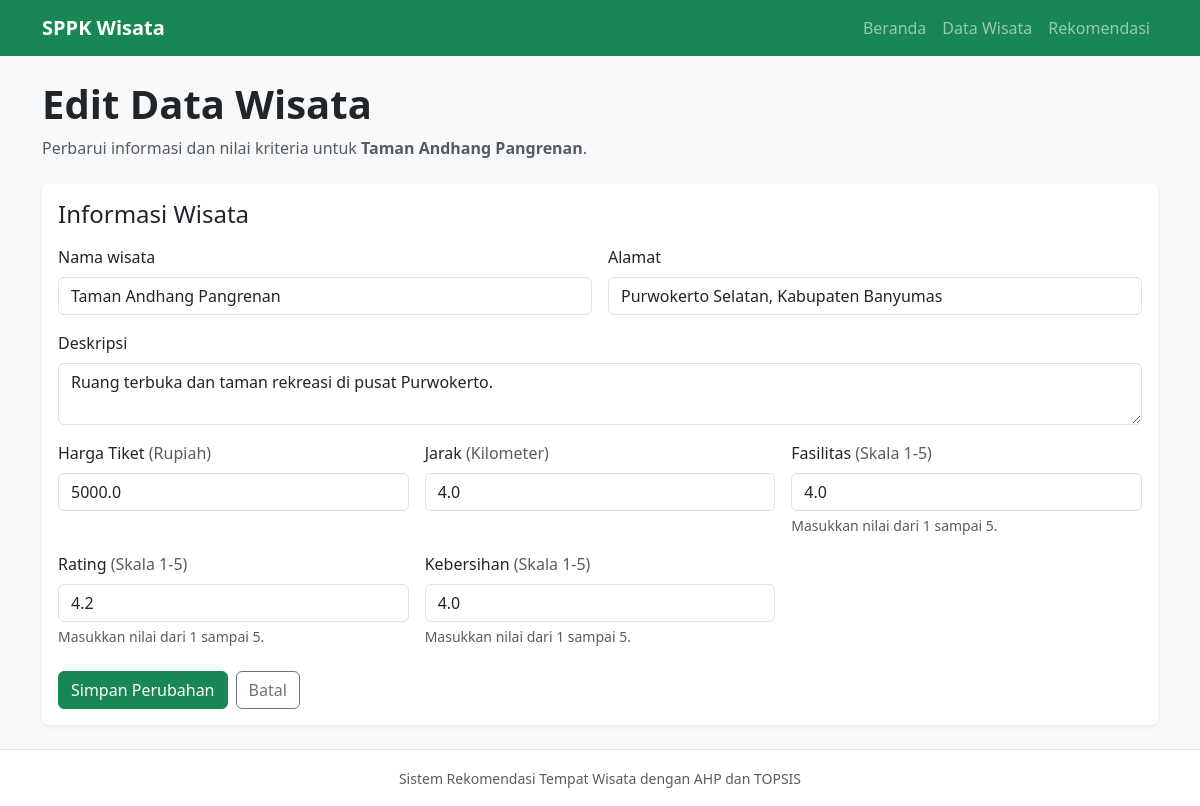
The page /wisata/19/edit on the database its author committed.
### tables this page shows
CREATE TABLE wisata (
    id INTEGER PRIMARY KEY AUTOINCREMENT,
    nama TEXT NOT NULL,
    alamat TEXT,
    deskripsi TEXT
);

CREATE TABLE kriteria (
    id INTEGER PRIMARY KEY AUTOINCREMENT,
    kode TEXT NOT NULL UNIQUE,
    nama TEXT NOT NULL,
    atribut TEXT NOT NULL CHECK (
        atribut IN ('benefit', 'cost')
    ),
    satuan TEXT
);

### app.py (the view)
@app.route("/wisata/<int:wisata_id>/edit", methods=["GET", "POST"])
def edit_wisata(wisata_id):
    db = get_db()
    item_wisata = db.execute(
        """
        SELECT id, nama, alamat, deskripsi
        FROM wisata
        WHERE id = ?
        """,
        (wisata_id,),
    ).fetchone()
    if item_wisata is None:
        abort(404)
    daftar_kriteria = db.execute(
        """
        SELECT id, kode, nama, atribut, satuan
        FROM kriteria
        ORDER BY id
        """
    ).fetchall()
    nilai_per_kriteria = {
        row["kriteria_id"]: row["nilai"]
        for row in db.execute(
            """
            SELECT kriteria_id, nilai
            FROM penilaian
            WHERE wisata_id = ?
            """,
            (wisata_id,),
        ).fetchall()
    }
    if request.method == "POST":
        (
            nama,
            alamat,
            deskripsi,
            nilai_kriteria,
            kesalahan,
        ) = validasi_form_wisata(request.form, daftar_kriteria)
        if kesalahan:
            for pesan in kesalahan:
                flash(pesan, "danger")
            nilai_terpilih = request.form
        else:
            with db:
                db.execute(
                    """
                    UPDATE wisata
                    SET nama = ?, alamat = ?, deskripsi = ?
                    WHERE id = ?
                    """,
                    (nama, alamat, deskripsi, wisata_id),
                )
                db.execute(
                    "DELETE FROM penilaian WHERE wisata_id = ?",
                    (wisata_id,),
                )
                db.executemany(
                    """
                    INSERT INTO penilaian (wisata_id, kriteria_id, nilai)
                    VALUES (?, ?, ?)
                    """,
                    [
                        (wisata_id, kriteria_id, nilai)
                        for kriteria_id, nilai in nilai_kriteria
                    ],
                )
            flash("Data tempat wisata berhasil diperbarui.", "success")
            return redirect(url_for("wisata"))
    else:
        nilai_terpilih = {
            "nama": item_wisata["nama"],
            "alamat": item_wisata["alamat"] or "",
            "deskripsi": item_wisata["deskripsi"] or "",
            **{
                f"nilai_{kriteria_id}": str(nilai)
                for kriteria_id, nilai in nilai_per_kriteria.items()
            },
        }
    return render_template(
        "edit_wisata.html",
        item_wisata=item_wisata,
        daftar_kriteria=daftar_kriteria,
        nilai_terpilih=nilai_terpilih,
    )

### database.py (called while the page is built)
def get_db():
    if "db" not in g:
        g.db = sqlite3.connect(DATABASE)
        g.db.row_factory = sqlite3.Row
        g.db.execute("PRAGMA foreign_keys = ON")
    return g.db

### templates/edit_wisata.html (shortened to what this page needs)
{% extends "base.html" %}
{% block content %}
<div class="mb-4">
    <h1 class="fw-bold">Edit Data Wisata</h1>
    <p class="text-muted">
        Perbarui informasi dan nilai kriteria untuk
        <strong>{{ item_wisata["nama"] }}</strong>.
    </p>
</div>
<section class="card shadow-sm" aria-labelledby="judul-form-edit">
    <div class="card-body">
        <h2 class="h4 mb-3" id="judul-form-edit">Informasi Wisata</h2>
        {% if daftar_kriteria %}
            <form
                method="post"
                action="{{ url_for('edit_wisata', wisata_id=item_wisata['id']) }}"
            >
                <div class="row g-3">
                    <div class="col-12 col-md-6">
                        <label for="nama" class="form-label">Nama wisata</label>
                        <input
                            id="nama"
                            name="nama"
                            class="form-control"
                            type="text"
                            maxlength="200"
                            value="{{ nilai_terpilih.get('nama', '') }}"
                            required
                        >
                    </div>
                    <div class="col-12 col-md-6">
                        <label for="alamat" class="form-label">Alamat</label>
                        <input
                            id="alamat"
                            name="alamat"
                            class="form-control"
                            type="text"
                            maxlength="300"
                            value="{{ nilai_terpilih.get('alamat', '') }}"
                        >
                    </div>
                    <div class="col-12">
                        <label for="deskripsi" class="form-label">
                            Deskripsi
                        </label>
                        <textarea
                            id="deskripsi"
                            name="deskripsi"
                            class="form-control"
                            rows="2"
                            maxlength="1000"
                        >{{ nilai_terpilih.get('deskripsi', '') }}</textarea>
                    </div>
                    {% for kriteria in daftar_kriteria %}
                        <div class="col-12 col-sm-6 col-lg-4">
                            <label
                                for="nilai_{{ kriteria['id'] }}"
                                class="form-label"
                            >
                                {{ kriteria["nama"] }}
                                {% if kriteria["satuan"] %}
                                    <span class="text-muted">
                                        ({{ kriteria["satuan"] }})
                                    </span>
                                {% endif %}
                            </label>
                            <input
                                id="nilai_{{ kriteria['id'] }}"
                                name="nilai_{{ kriteria['id'] }}"
                                class="form-control"
                                type="number"
                                min="{% if kriteria['satuan'] == 'Skala 1-5' %}1{% else %}0{% endif %}"
                                {% if kriteria["satuan"] == "Skala 1-5" %}
                                    max="5"
                                {% endif %}
                                step="any"
                                value="{{ nilai_terpilih.get('nilai_' ~ kriteria['id'], '') }}"
                                required
                            >
                            {% if kriteria["satuan"] == "Skala 1-5" %}
                                <div class="form-text">
                                    Masukkan nilai dari 1 sampai 5.
                                </div>
                            {% endif %}
                        </div>
                    {% endfor %}
                </div>
                <div class="d-flex flex-wrap gap-2 mt-4">
                    <button type="submit" class="btn btn-success">
                        Simpan Perubahan
                    </button>
                    <a class="btn btn-outline-secondary" href="{{ url_for('wisata') }}">
                        Batal
                    </a>
                </div>
            </form>
        {% else %}
            <div class="alert alert-warning mb-0" role="alert">
                Data kriteria belum tersedia sehingga data wisata tidak dapat
                diperbarui.
            </div>
        {% endif %}
    </div>
</section>
{% endblock %}

### static/css/style.css (style rules this page uses)
body { min-height: 100vh; }
.card { border: none; transition: transform 0.2s ease; }

### rows shown on the page
wisata: nama "Taman Andhang Pangrenan", alamat "Purwokerto Selatan, Kabupaten Banyumas", deskripsi "Ruang terbuka dan taman rekreasi di pusat Purwokerto."
kriteria: nama "Harga Tiket", satuan "Rupiah", id "5000.0"
kriteria: nama "Jarak", satuan "Kilometer", id "4.0"
kriteria: nama "Fasilitas", satuan "Skala 1-5", id "4.0", shows "Masukkan nilai dari 1 sampai 5."
kriteria: nama "Rating", satuan "Skala 1-5", id "4.2", shows "Masukkan nilai dari 1 sampai 5."
kriteria: nama "Kebersihan", satuan "Skala 1-5", id "4.0", shows "Masukkan nilai dari 1 sampai 5."
